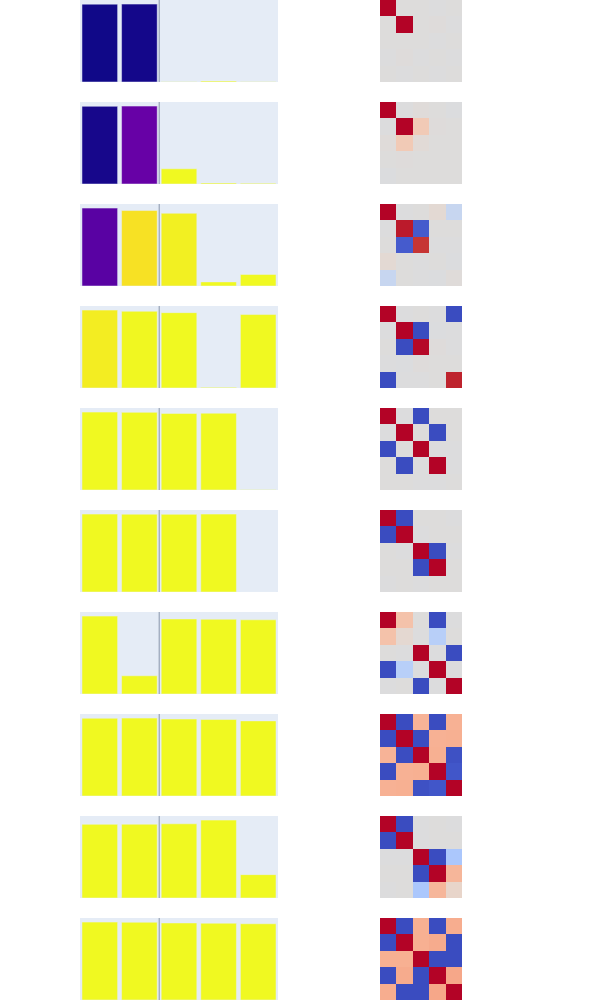

Notebook code for this chart:
### Code cell
import numpy as np
render_features(model, which=np.s_[:], to_sort=False)

### Figure 1 — Plotly figure (JSON) as saved in the notebook; plotly's stock layout.template omitted (floating-point values rounded to 4 significant figures)
{"data": [{"marker": {"cmax": 1, "cmin": 0, "color": [0.006003, 0.01305, 0.9979, 0.9994, 0.9976]}, "type": "bar", "width": 0.9, "x": [0, 1, 2, 3, 4], "xaxis": "x", "y": [0.9999, 1.0, 0.004793, 0.01288, 0.004155], "yaxis": "y"}, {"colormodel": "rgba256", "customdata": [[0.9998, 0.0003385, 0.004748, -0.001987, 0.00307], [0.0003385, 1.001, 0.0006528, 0.01273, -0.0028], [0.004748, 0.0006528, 2.297e-05, -1.151e-06, 1.276e-05], [-0.001987, 0.01273, -1.151e-06, 0.0001659, -4.174e-05], [0.00307, -0.0028, 1.276e-05, -4.174e-05, 1.727e-05]], "hovertemplate": "\t\tIn: %{x}<br>\n\t\tOut: %{y}<br>\n\t\tWeight: %{customdata:0.2f}\n\t\t", "type": "image", "xaxis": "x2", "yaxis": "y2", "z": [[[179, 3, 38, 255], [221, 220, 219, 255], [221, 220, 219, 255], [220, 220, 221, 255], [221, 220, 219, 255]], [[221, 220, 219, 255], [179, 3, 38, 255], [221, 220, 219, 255], [222, 219, 218, 255], [220, 220, 221, 255]], [[221, 220, 219, 255], [221, 220, 219, 255], [221, 220, 219, 255], [220, 220, 221, 255], [221, 220, 219, 255]], [[220, 220, 221, 255], [222, 219, 218, 255], [220, 220, 221, 255], [221, 220, 219, 255], [220, 220, 221, 255]], [[221, 220, 219, 255], [220, 220, 221, 255], [221, 220, 219, 255], [220, 220, 221, 255], [221, 220, 219, 255]]]}, {"marker": {"cmax": 1, "cmin": 0, "color": [0.0189, 0.1955, 1.003, 1.021, 1.002]}, "type": "bar", "width": 0.9, "x": [0, 1, 2, 3, 4], "xaxis": "x3", "y": [1.001, 1.003, 0.1957, 0.0138, 0.008951], "yaxis": "y3"}, {"colormodel": "rgba256", "customdata": [[1.001, -0.002716, 0.01668, 0.001144, -0.008402], [-0.002716, 1.006, 0.1956, 0.0138, 0.003134], [0.01668, 0.1956, 0.03831, 0.002702, 0.0004647], [0.001144, 0.0138, 0.002702, 0.0001905, 3.306e-05], [-0.008402, 0.003134, 0.0004647, 3.306e-05, 8.013e-05]], "hovertemplate": "\t\tIn: %{x}<br>\n\t\tOut: %{y}<br>\n\t\tWeight: %{customdata:0.2f}\n\t\t", "type": "image", "xaxis": "x4", "yaxis": "y4", "z": [[[179, 3, 38, 255], [220, 220, 221, 255], [223, 219, 217, 255], [221, 220, 219, 255], [219, 220, 222, 255]], [[220, 220, 221, 255], [179, 3, 38, 255], [241, 202, 182, 255], [222, 219, 218, 255], [221, 220, 219, 255]], [[223, 219, 217, 255], [241, 202, 182, 255], [225, 218, 214, 255], [221, 220, 219, 255], [221, 220, 219, 255]], [[221, 220, 219, 255], [222, 219, 218, 255], [221, 220, 219, 255], [221, 220, 219, 255], [221, 220, 219, 255]], [[219, 220, 222, 255], [221, 220, 219, 255], [221, 220, 219, 255], [221, 220, 219, 255], [221, 220, 219, 255]]]}, {"marker": {"cmax": 1, "cmin": 0, "color": [0.1593, 0.9443, 0.9797, 1.025, 1.013]}, "type": "bar", "width": 0.9, "x": [0, 1, 2, 3, 4], "xaxis": "x5", "y": [1.011, 0.9797, 0.9443, 0.05354, 0.1501], "yaxis": "y5"}, {"colormodel": "rgba256", "customdata": [[1.023, -0.00323, 0.0005972, 0.05394, -0.1518], [-0.00323, 0.9599, -0.9252, 0.004438, 0.004847], [0.0005972, -0.9252, 0.8918, -0.00441, -0.004299], [0.05394, 0.004438, -0.00441, 0.002867, -0.007982], [-0.1518, 0.004847, -0.004299, -0.007982, 0.02253]], "hovertemplate": "\t\tIn: %{x}<br>\n\t\tOut: %{y}<br>\n\t\tWeight: %{customdata:0.2f}\n\t\t", "type": "image", "xaxis": "x6", "yaxis": "y6", "z": [[[179, 3, 38, 255], [220, 220, 221, 255], [221, 220, 219, 255], [227, 217, 211, 255], [199, 214, 240, 255]], [[220, 220, 221, 255], [187, 26, 43, 255], [69, 91, 205, 255], [221, 220, 219, 255], [221, 220, 219, 255]], [[221, 220, 219, 255], [69, 91, 205, 255], [198, 53, 52, 255], [220, 220, 221, 255], [220, 220, 221, 255]], [[227, 217, 211, 255], [221, 220, 219, 255], [220, 220, 221, 255], [221, 220, 219, 255], [219, 220, 222, 255]], [[199, 214, 240, 255], [221, 220, 219, 255], [220, 220, 221, 255], [219, 220, 222, 255], [223, 219, 217, 255]]]}, {"marker": {"cmax": 1, "cmin": 0, "color": [0.9708, 0.996, 1.014, 1.419, 1.03]}, "type": "bar", "width": 0.9, "x": [0, 1, 2, 3, 4], "xaxis": "x7", "y": [1.03, 1.014, 0.996, 0.008564, 0.9708], "yaxis": "y7"}, {"colormodel": "rgba256", "customdata": [[1.06, -0.0003044, 0.001728, -0.002509, -0.9997], [-0.0003044, 1.029, -1.01, -0.008327, -0.001201], [0.001728, -1.01, 0.9921, 0.008174, -0.0001682], [-0.002509, -0.008327, 0.008174, 7.335e-05, 0.002377], [-0.9997, -0.001201, -0.0001682, 0.002377, 0.9425]], "hovertemplate": "\t\tIn: %{x}<br>\n\t\tOut: %{y}<br>\n\t\tWeight: %{customdata:0.2f}\n\t\t", "type": "image", "xaxis": "x8", "yaxis": "y8", "z": [[[179, 3, 38, 255], [220, 220, 221, 255], [221, 220, 219, 255], [220, 220, 221, 255], [58, 76, 192, 255]], [[220, 220, 221, 255], [179, 3, 38, 255], [58, 76, 192, 255], [219, 220, 222, 255], [220, 220, 221, 255]], [[221, 220, 219, 255], [58, 76, 192, 255], [181, 8, 39, 255], [222, 219, 218, 255], [220, 220, 221, 255]], [[220, 220, 221, 255], [219, 220, 222, 255], [222, 219, 218, 255], [221, 220, 219, 255], [221, 220, 219, 255]], [[58, 76, 192, 255], [220, 220, 221, 255], [220, 220, 221, 255], [221, 220, 219, 255], [190, 35, 45, 255]]]}, {"marker": {"cmax": 1, "cmin": 0, "color": [1.002, 1.005, 1.019, 1.016, 1.421]}, "type": "bar", "width": 0.9, "x": [0, 1, 2, 3, 4], "xaxis": "x9", "y": [1.019, 1.016, 1.002, 1.005, 0.001997], "yaxis": "y9"}, {"colormodel": "rgba256", "customdata": [[1.039, -0.001763, -1.021, 0.001398, 0.001192], [-0.001763, 1.032, 0.0007086, -1.021, 0.001643], [-1.021, 0.0007086, 1.003, -0.0003606, -0.001173], [0.001398, -1.021, -0.0003606, 1.01, -0.001626], [0.001192, 0.001643, -0.001173, -0.001626, 3.99e-06]], "hovertemplate": "\t\tIn: %{x}<br>\n\t\tOut: %{y}<br>\n\t\tWeight: %{customdata:0.2f}\n\t\t", "type": "image", "xaxis": "x10", "yaxis": "y10", "z": [[[179, 3, 38, 255], [220, 220, 221, 255], [58, 76, 192, 255], [221, 220, 219, 255], [221, 220, 219, 255]], [[220, 220, 221, 255], [179, 3, 38, 255], [221, 220, 219, 255], [58, 76, 192, 255], [221, 220, 219, 255]], [[58, 76, 192, 255], [221, 220, 219, 255], [179, 3, 38, 255], [220, 220, 221, 255], [220, 220, 221, 255]], [[221, 220, 219, 255], [58, 76, 192, 255], [220, 220, 221, 255], [179, 3, 38, 255], [220, 220, 221, 255]], [[221, 220, 219, 255], [221, 220, 219, 255], [220, 220, 221, 255], [220, 220, 221, 255], [221, 220, 219, 255]]]}, {"marker": {"cmax": 1, "cmin": 0, "color": [1.01, 1.011, 1.011, 1.008, 1.42]}, "type": "bar", "width": 0.9, "x": [0, 1, 2, 3, 4], "xaxis": "x11", "y": [1.011, 1.01, 1.008, 1.011, 0.001614], "yaxis": "y11"}, {"colormodel": "rgba256", "customdata": [[1.022, -1.021, 0.001543, 0.0004044, -0.001631], [-1.021, 1.019, -0.002537, 0.0005945, 0.001629], [0.001543, -0.002537, 1.016, -1.019, -4.498e-05], [0.0004044, 0.0005945, -1.019, 1.022, 4.199e-05], [-0.001631, 0.001629, -4.498e-05, 4.199e-05, 2.605e-06]], "hovertemplate": "\t\tIn: %{x}<br>\n\t\tOut: %{y}<br>\n\t\tWeight: %{customdata:0.2f}\n\t\t", "type": "image", "xaxis": "x12", "yaxis": "y12", "z": [[[179, 3, 38, 255], [58, 76, 192, 255], [221, 220, 219, 255], [221, 220, 219, 255], [220, 220, 221, 255]], [[58, 76, 192, 255], [179, 3, 38, 255], [220, 220, 221, 255], [221, 220, 219, 255], [221, 220, 219, 255]], [[221, 220, 219, 255], [220, 220, 221, 255], [179, 3, 38, 255], [58, 76, 192, 255], [220, 220, 221, 255]], [[221, 220, 219, 255], [221, 220, 219, 255], [58, 76, 192, 255], [179, 3, 38, 255], [221, 220, 219, 255]], [[220, 220, 221, 255], [221, 220, 219, 255], [220, 220, 221, 255], [221, 220, 219, 255], [221, 220, 219, 255]]]}, {"marker": {"cmax": 1, "cmin": 0, "color": [1.038, 1.457, 1.001, 1.08, 1.013]}, "type": "bar", "width": 0.9, "x": [0, 1, 2, 3, 4], "xaxis": "x13", "y": [1.051, 0.2461, 1.013, 1.008, 1.001], "yaxis": "y13"}, {"colormodel": "rgba256", "customdata": [[1.105, 0.2586, 0.001477, -1.06, -0.0008629], [0.2586, 0.06056, -0.006713, -0.2481, 0.006778], [0.001477, -0.006713, 1.025, -0.0005085, -1.014], [-1.06, -0.2481, -0.0005085, 1.017, -7.057e-05], [-0.0008629, 0.006778, -1.014, -7.057e-05, 1.003]], "hovertemplate": "\t\tIn: %{x}<br>\n\t\tOut: %{y}<br>\n\t\tWeight: %{customdata:0.2f}\n\t\t", "type": "image", "xaxis": "x14", "yaxis": "y14", "z": [[[179, 3, 38, 255], [244, 194, 170, 255], [221, 220, 219, 255], [58, 76, 192, 255], [220, 220, 221, 255]], [[244, 194, 170, 255], [228, 216, 209, 255], [220, 220, 221, 255], [184, 207, 248, 255], [221, 220, 219, 255]], [[221, 220, 219, 255], [220, 220, 221, 255], [179, 3, 38, 255], [220, 220, 221, 255], [58, 76, 192, 255]], [[58, 76, 192, 255], [184, 207, 248, 255], [220, 220, 221, 255], [179, 3, 38, 255], [220, 220, 221, 255]], [[220, 220, 221, 255], [221, 220, 219, 255], [58, 76, 192, 255], [220, 220, 221, 255], [179, 3, 38, 255]]]}, {"marker": {"cmax": 1, "cmin": 0, "color": [1.345, 1.345, 1.344, 1.346, 1.355]}, "type": "bar", "width": 0.9, "x": [0, 1, 2, 3, 4], "xaxis": "x15", "y": [1.112, 1.115, 1.101, 1.095, 1.075], "yaxis": "y15"}, {"colormodel": "rgba256", "customdata": [[1.237, -0.9929, 0.3546, -0.9933, 0.3738], [-0.9929, 1.243, -0.9886, 0.3743, 0.3822], [0.3546, -0.9886, 1.213, 0.3825, -0.9694], [-0.9933, 0.3743, 0.3825, 1.198, -0.9465], [0.3738, 0.3822, -0.9694, -0.9465, 1.156]], "hovertemplate": "\t\tIn: %{x}<br>\n\t\tOut: %{y}<br>\n\t\tWeight: %{customdata:0.2f}\n\t\t", "type": "image", "xaxis": "x16", "yaxis": "y16", "z": [[[179, 3, 38, 255], [58, 76, 192, 255], [247, 179, 151, 255], [58, 76, 192, 255], [247, 177, 148, 255]], [[58, 76, 192, 255], [179, 3, 38, 255], [59, 77, 193, 255], [247, 177, 148, 255], [247, 176, 146, 255]], [[247, 179, 151, 255], [59, 77, 193, 255], [179, 3, 38, 255], [247, 176, 146, 255], [62, 81, 196, 255]], [[58, 76, 192, 255], [247, 177, 148, 255], [247, 176, 146, 255], [179, 3, 38, 255], [65, 86, 201, 255]], [[247, 177, 148, 255], [247, 176, 146, 255], [62, 81, 196, 255], [65, 86, 201, 255], [179, 3, 38, 255]]]}, {"marker": {"cmax": 1, "cmin": 0, "color": [1.005, 1.004, 1.108, 1.06, 1.466]}, "type": "bar", "width": 0.9, "x": [0, 1, 2, 3, 4], "xaxis": "x17", "y": [1.004, 1.005, 1.011, 1.062, 0.3184], "yaxis": "y17"}, {"colormodel": "rgba256", "customdata": [[1.008, -1.009, -0.001001, 0.002027, -0.001656], [-1.009, 1.011, -0.001498, 0.0005951, 0.002446], [-0.001001, -0.001498, 1.022, -1.073, -0.3219], [0.002027, 0.0005951, -1.073, 1.127, 0.338], [-0.001656, 0.002446, -0.3219, 0.338, 0.1014]], "hovertemplate": "\t\tIn: %{x}<br>\n\t\tOut: %{y}<br>\n\t\tWeight: %{customdata:0.2f}\n\t\t", "type": "image", "xaxis": "x18", "yaxis": "y18", "z": [[[179, 3, 38, 255], [58, 76, 192, 255], [220, 220, 221, 255], [221, 220, 219, 255], [220, 220, 221, 255]], [[58, 76, 192, 255], [179, 3, 38, 255], [220, 220, 221, 255], [221, 220, 219, 255], [221, 220, 219, 255]], [[220, 220, 221, 255], [220, 220, 221, 255], [179, 3, 38, 255], [58, 76, 192, 255], [171, 199, 252, 255]], [[221, 220, 219, 255], [221, 220, 219, 255], [58, 76, 192, 255], [179, 3, 38, 255], [246, 182, 154, 255]], [[220, 220, 221, 255], [221, 220, 219, 255], [171, 199, 252, 255], [246, 182, 154, 255], [232, 213, 202, 255]]]}, {"marker": {"cmax": 1, "cmin": 0, "color": [1.384, 1.382, 1.384, 1.394, 1.393]}, "type": "bar", "width": 0.9, "x": [0, 1, 2, 3, 4], "xaxis": "x19", "y": [1.144, 1.141, 1.131, 1.128, 1.12], "yaxis": "y19"}, {"colormodel": "rgba256", "customdata": [[1.309, -1.079, 0.3783, -1.023, 0.3914], [-1.079, 1.303, 0.3828, 0.4025, -1.008], [0.3783, 0.3828, 1.28, -1.039, -1.04], [-1.023, 0.4025, -1.039, 1.271, 0.4265], [0.3914, -1.008, -1.04, 0.4265, 1.254]], "hovertemplate": "\t\tIn: %{x}<br>\n\t\tOut: %{y}<br>\n\t\tWeight: %{customdata:0.2f}\n\t\t", "type": "image", "xaxis": "x20", "yaxis": "y20", "z": [[[179, 3, 38, 255], [58, 76, 192, 255], [247, 176, 146, 255], [58, 76, 192, 255], [247, 173, 143, 255]], [[58, 76, 192, 255], [179, 3, 38, 255], [247, 176, 146, 255], [246, 171, 141, 255], [58, 76, 192, 255]], [[247, 176, 146, 255], [247, 176, 146, 255], [179, 3, 38, 255], [58, 76, 192, 255], [58, 76, 192, 255]], [[58, 76, 192, 255], [246, 171, 141, 255], [58, 76, 192, 255], [179, 3, 38, 255], [246, 167, 137, 255]], [[247, 173, 143, 255], [58, 76, 192, 255], [58, 76, 192, 255], [246, 167, 137, 255], [179, 3, 38, 255]]]}], "layout": {"height": 1000, "margin": {"b": 0, "t": 0}, "shapes": [{"line": {"width": 0.5}, "type": "line", "x0": 1.5, "x1": 1.5, "xref": "x", "y0": 0, "y1": 1, "yref": "y domain"}, {"line": {"width": 0.5}, "type": "line", "x0": 1.5, "x1": 1.5, "xref": "x3", "y0": 0, "y1": 1, "yref": "y3 domain"}, {"line": {"width": 0.5}, "type": "line", "x0": 1.5, "x1": 1.5, "xref": "x5", "y0": 0, "y1": 1, "yref": "y5 domain"}, {"line": {"width": 0.5}, "type": "line", "x0": 1.5, "x1": 1.5, "xref": "x7", "y0": 0, "y1": 1, "yref": "y7 domain"}, {"line": {"width": 0.5}, "type": "line", "x0": 1.5, "x1": 1.5, "xref": "x9", "y0": 0, "y1": 1, "yref": "y9 domain"}, {"line": {"width": 0.5}, "type": "line", "x0": 1.5, "x1": 1.5, "xref": "x11", "y0": 0, "y1": 1, "yref": "y11 domain"}, {"line": {"width": 0.5}, "type": "line", "x0": 1.5, "x1": 1.5, "xref": "x13", "y0": 0, "y1": 1, "yref": "y13 domain"}, {"line": {"width": 0.5}, "type": "line", "x0": 1.5, "x1": 1.5, "xref": "x15", "y0": 0, "y1": 1, "yref": "y15 domain"}, {"line": {"width": 0.5}, "type": "line", "x0": 1.5, "x1": 1.5, "xref": "x17", "y0": 0, "y1": 1, "yref": "y17 domain"}, {"line": {"width": 0.5}, "type": "line", "x0": 1.5, "x1": 1.5, "xref": "x19", "y0": 0, "y1": 1, "yref": "y19 domain"}], "showlegend": false, "width": 600, "xaxis": {"anchor": "y", "domain": [0, 0.45], "matches": "x19", "showticklabels": false, "visible": false}, "xaxis10": {"anchor": "y10", "domain": [0.55, 1], "matches": "x20", "showticklabels": false, "visible": false}, "xaxis11": {"anchor": "y11", "domain": [0, 0.45], "matches": "x19", "showticklabels": false, "visible": false}, "xaxis12": {"anchor": "y12", "domain": [0.55, 1], "matches": "x20", "showticklabels": false, "visible": false}, "xaxis13": {"anchor": "y13", "domain": [0, 0.45], "matches": "x19", "showticklabels": false, "visible": false}, "xaxis14": {"anchor": "y14", "domain": [0.55, 1], "matches": "x20", "showticklabels": false, "visible": false}, "xaxis15": {"anchor": "y15", "domain": [0, 0.45], "matches": "x19", "showticklabels": false, "visible": false}, "xaxis16": {"anchor": "y16", "domain": [0.55, 1], "matches": "x20", "showticklabels": false, "visible": false}, "xaxis17": {"anchor": "y17", "domain": [0, 0.45], "matches": "x19", "showticklabels": false, "visible": false}, "xaxis18": {"anchor": "y18", "domain": [0.55, 1], "matches": "x20", "showticklabels": false, "visible": false}, "xaxis19": {"anchor": "y19", "domain": [0, 0.45], "visible": false}, "xaxis2": {"anchor": "y2", "domain": [0.55, 1], "matches": "x20", "showticklabels": false, "visible": false}, "xaxis20": {"anchor": "y20", "domain": [0.55, 1], "visible": false}, "xaxis3": {"anchor": "y3", "domain": [0, 0.45], "matches": "x19", "showticklabels": false, "visible": false}, "xaxis4": {"anchor": "y4", "domain": [0.55, 1], "matches": "x20", "showticklabels": false, "visible": false}, "xaxis5": {"anchor": "y5", "domain": [0, 0.45], "matches": "x19", "showticklabels": false, "visible": false}, "xaxis6": {"anchor": "y6", "domain": [0.55, 1], "matches": "x20", "showticklabels": false, "visible": false}, "xaxis7": {"anchor": "y7", "domain": [0, 0.45], "matches": "x19", "showticklabels": false, "visible": false}, "xaxis8": {"anchor": "y8", "domain": [0.55, 1], "matches": "x20", "showticklabels": false, "visible": false}, "xaxis9": {"anchor": "y9", "domain": [0, 0.45], "matches": "x19", "showticklabels": false, "visible": false}, "yaxis": {"anchor": "x", "domain": [0.918, 1.0], "visible": false}, "yaxis10": {"anchor": "x10", "domain": [0.51, 0.592], "visible": false}, "yaxis11": {"anchor": "x11", "domain": [0.408, 0.49], "visible": false}, "yaxis12": {"anchor": "x12", "domain": [0.408, 0.49], "visible": false}, "yaxis13": {"anchor": "x13", "domain": [0.306, 0.388], "visible": false}, "yaxis14": {"anchor": "x14", "domain": [0.306, 0.388], "visible": false}, "yaxis15": {"anchor": "x15", "domain": [0.204, 0.286], "visible": false}, "yaxis16": {"anchor": "x16", "domain": [0.204, 0.286], "visible": false}, "yaxis17": {"anchor": "x17", "domain": [0.102, 0.184], "visible": false}, "yaxis18": {"anchor": "x18", "domain": [0.102, 0.184], "visible": false}, "yaxis19": {"anchor": "x19", "domain": [0, 0.082], "visible": false}, "yaxis2": {"anchor": "x2", "domain": [0.918, 1.0], "visible": false}, "yaxis20": {"anchor": "x20", "domain": [0, 0.082], "visible": false}, "yaxis3": {"anchor": "x3", "domain": [0.816, 0.898], "visible": false}, "yaxis4": {"anchor": "x4", "domain": [0.816, 0.898], "visible": false}, "yaxis5": {"anchor": "x5", "domain": [0.714, 0.796], "visible": false}, "yaxis6": {"anchor": "x6", "domain": [0.714, 0.796], "visible": false}, "yaxis7": {"anchor": "x7", "domain": [0.612, 0.694], "visible": false}, "yaxis8": {"anchor": "x8", "domain": [0.612, 0.694], "visible": false}, "yaxis9": {"anchor": "x9", "domain": [0.51, 0.592], "visible": false}}}
